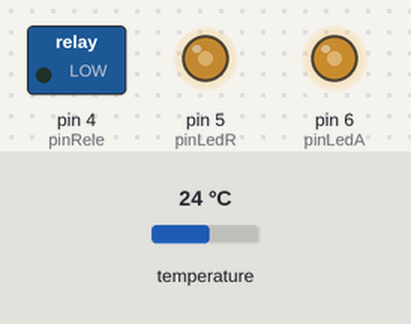
Simulated run of this sketch. Board: Arduino Uno, built with avr-gcc and run on an emulated ATmega328P. On the bench: switched loads named in the sketch (green lamp = pin HIGH), output pins drawn as LEDs (lit = HIGH). The test bench sets the inputs (shaded band); at power-on: temperature 24 °C. What the sketch prints to the serial monitor is not drawn.

Above: at 2.8 s.
2.9 s: temperature set to 12 °C
At 4.1 s:
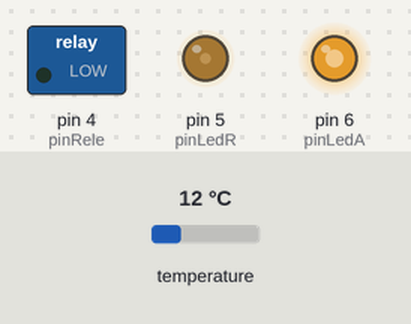
4.8 s: temperature set to 28 °C
At 7.0 s:
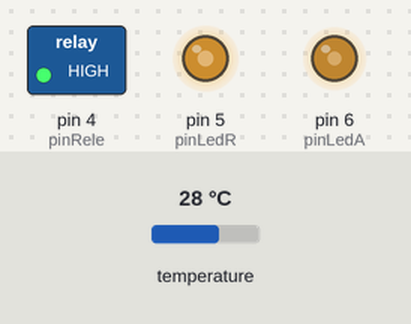
7.3 s: temperature set to 41 °C
At 8.9 s:
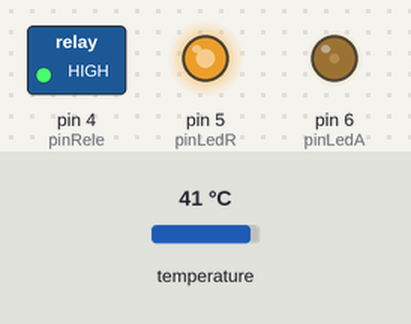
9.8 s: temperature set to 27 °C
At 11.9 s:
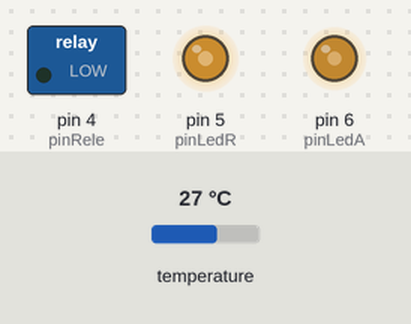
Timing chart, 0 to 13.3 s (numbered marks = the images above; inputs shaded):
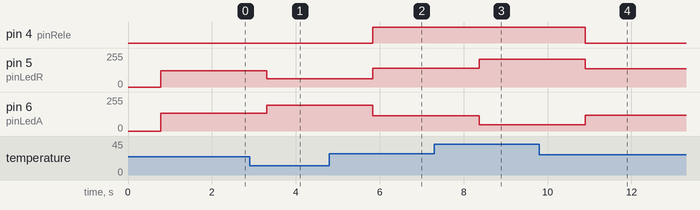

The sketch:

Temperatura_DS18B20__Led_y_Relay.ino
```cpp
/*Práctica de temperatura DS18B20, LED Y RELAY*/
#include <OneWire.h>
#include<DallasTemperature.h>
int pinDS = 2;
int pinRele = 4;
int pinLedR = 5;
int pinLedA = 6;
float temperatura;
int brillo;
int estado;
OneWire ds (pinDS);
DallasTemperature sensor(&ds);
void setup() {
 sensor.begin();
 pinMode(pinRele,OUTPUT);
 pinMode(pinLedR,OUTPUT);
 pinMode(pinLedA,OUTPUT);
 Serial.begin(9600);
}
void loop() {
  sensor.requestTemperatures();
  temperatura = sensor.getTempCByIndex(0);
  brillo = map(temperatura,0,50,0,255);
  brillo = constrain(brillo,0,255);
  analogWrite(pinLedR,brillo);
  analogWrite(pinLedA,(255 - brillo));
  estado = (temperatura >= 28) ? HIGH : LOW;
  digitalWrite(pinRele,estado);
  Serial.print(temperatura);
  Serial.print("C");
  delay(500);
}
```

Measured:
- after the input at 2.9 s, pin 5 (pinLedR): 122/255 → 61/255 after 0.41 s; pin 6 (pinLedA): 133/255 → 194/255 after 0.41 s
- after the input at 4.8 s, pin 4 (pinRele): LOW → HIGH after 1.0 s; pin 5 (pinLedR): 61/255 → 142/255 after 1.0 s; pin 6 (pinLedA): 194/255 → 113/255 after 1.0 s
- after the input at 7.3 s, pin 5 (pinLedR): 142/255 → 209/255 after 1.1 s; pin 6 (pinLedA): 113/255 → 46/255 after 1.1 s
- after the input at 9.8 s, pin 4 (pinRele): HIGH → LOW after 1.1 s; pin 5 (pinLedR): 209/255 → 137/255 after 1.1 s; pin 6 (pinLedA): 46/255 → 118/255 after 1.1 s
